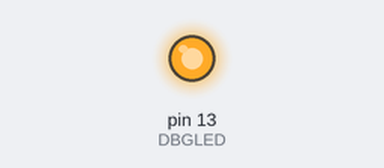
A sketch run on a simulated Arduino Uno, built with avr-gcc and run on an emulated ATmega328P. Parts: output pins drawn as LEDs (lit = HIGH). What the sketch prints to the serial monitor is not drawn.

Above: at 0.1 s.
Timing chart, 0 to 1.6 s (numbered marks = the images above):
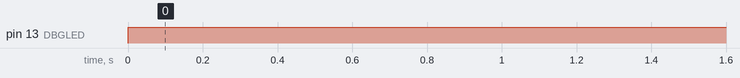

The sketch:

sertial_tmp.ino
```cpp
#define DBGLED 13
#define DATASET 9

// prototype
void sendData( unsigned char dat );

unsigned char dat_tmp[DATASET] = {50, 90, 100, 120, 180, 200, 220, 240, 255};
//unsigned char dat_tmp[DATASET] = {255, 255, 255, 255, 255, 255, 255, 255, 255};

void setup()
{
  pinMode( DBGLED, OUTPUT );
  Serial.begin( 9600 );
}

void loop()
{
  int i = 0;
  digitalWrite( DBGLED, HIGH );
  for( i = 0; i < DATASET; i++  ) {
    sendData( dat_tmp[i] );
  }
}

void sendData( unsigned char dat )
{
  Serial.write( dat );
  delay( 500 );
}
```

Measured:
- by itself, pin 13 (DBGLED): LOW → HIGH at 0.00 s
